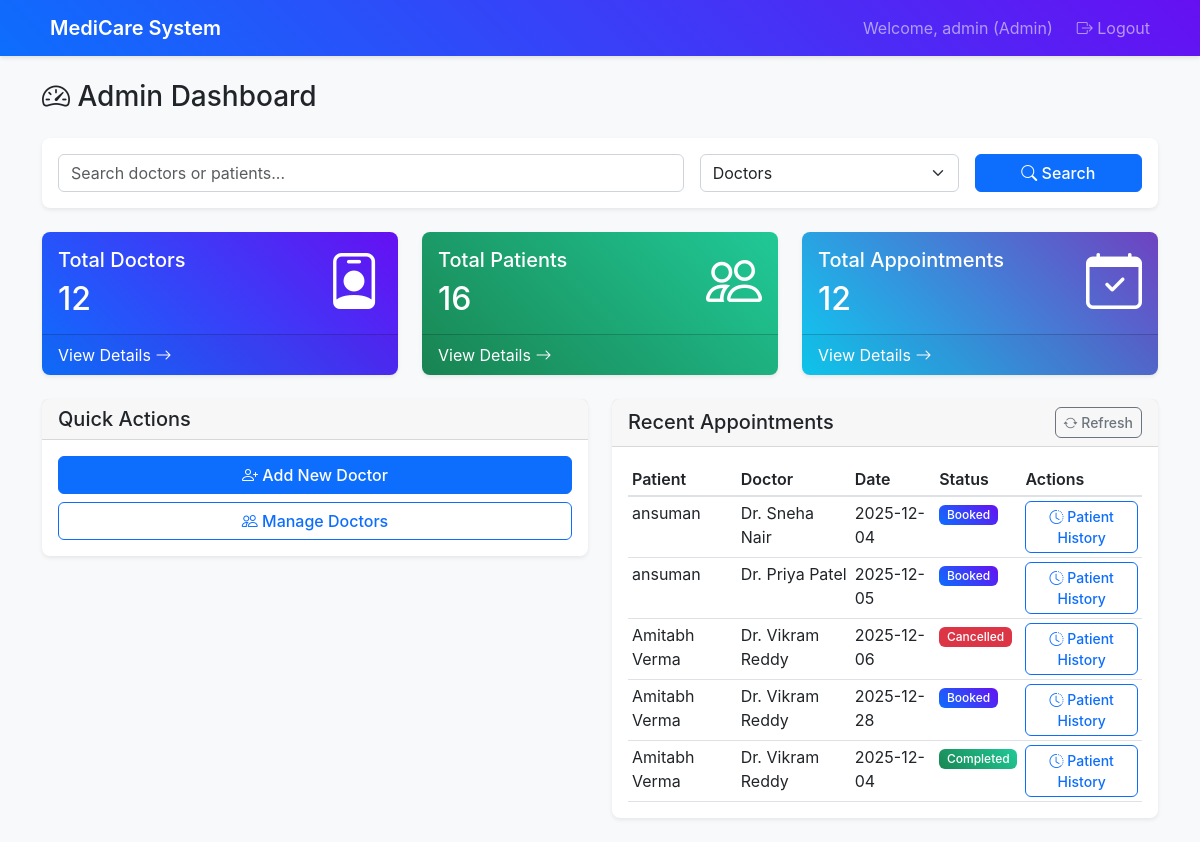
The page /admin/dashboard (signed in) on the database its author committed.
### app.py (models this page shows)
class Patient(db.Model):
    __tablename__ = 'patients'
    id: Mapped[int] = mapped_column(primary_key=True)
    user_id: Mapped[int] = mapped_column(db.ForeignKey('users.id'), nullable=False)
    name: Mapped[str] = mapped_column(nullable=False)
    phone: Mapped[str] = mapped_column()
    address: Mapped[str] = mapped_column()
    created_at: Mapped[datetime] = mapped_column(default=datetime.utcnow)
    user = db.relationship('User', back_populates='patient')
    appointments = db.relationship('Appointment', back_populates='patient')

class Doctor(db.Model):
    __tablename__ = 'doctors'
    id: Mapped[int] = mapped_column(primary_key=True)
    user_id: Mapped[int] = mapped_column(db.ForeignKey('users.id'), nullable=False)
    name: Mapped[str] = mapped_column(nullable=False)
    specialization: Mapped[str] = mapped_column(nullable=True)
    phone: Mapped[str] = mapped_column(nullable=True)
    availability_days: Mapped[str] = mapped_column(nullable=True)
    availability_hours: Mapped[str] = mapped_column(nullable=True)
    availability_slots: Mapped[str] = mapped_column(nullable=True)
    created_at: Mapped[datetime] = mapped_column(default=datetime.utcnow)
    user = db.relationship('User', back_populates='doctor')
    appointments = db.relationship('Appointment', back_populates='doctor')

class Appointment(db.Model):
    __tablename__ = 'appointments'
    id: Mapped[int] = mapped_column(primary_key=True)
    patient_id: Mapped[int] = mapped_column(db.ForeignKey('patients.id'), nullable=False)
    doctor_id: Mapped[int] = mapped_column(db.ForeignKey('doctors.id'), nullable=False)
    appointment_date: Mapped[date] = mapped_column(nullable=False)
    appointment_time: Mapped[str] = mapped_column(nullable=False)
    status: Mapped[str] = mapped_column(default='booked')  # booked, completed, cancelled
    created_at: Mapped[datetime] = mapped_column(default=datetime.utcnow)
    patient = db.relationship('Patient', back_populates='appointments')
    doctor = db.relationship('Doctor', back_populates='appointments')
    treatment = db.relationship('Treatment', back_populates='appointment', uselist=False)

### routes.py (the view)
@app.route('/admin/dashboard')
@login_required
@role_required(['admin'])
def admin_dashboard():
    total_doctors = Doctor.query.count()
    total_patients = Patient.query.count()
    total_appointments = Appointment.query.count()
    recent_appointments = db.session.query(
        Appointment,
        Patient.name.label('patient_name'),
        Doctor.name.label('doctor_name')
    ).join(Patient, Appointment.patient_id == Patient.id)\
     .join(Doctor, Appointment.doctor_id == Doctor.id)\
     .filter(Appointment.status.in_(['booked', 'completed', 'cancelled']))\
     .order_by(Appointment.created_at.desc())\
     .limit(10).all()
    return render_template('admin_dashboard.html',
                         total_doctors=total_doctors,
                         total_patients=total_patients,
                         total_appointments=total_appointments,
                         recent_appointments=recent_appointments)

### routes.py (called while the page is built)
def login_required(f):
    @wraps(f)
    def decorated_function(*args, **kwargs):
        if 'user_id' not in session:
            return redirect(url_for('login'))
        return f(*args, **kwargs)
    return decorated_function

def role_required(roles):
    def decorator(f):
        @wraps(f)
        def decorated_function(*args, **kwargs):
            if 'user_role' not in session or session['user_role'] not in roles:
                flash('Access denied. Insufficient permissions.', 'error')
                return redirect(url_for('login'))
            return f(*args, **kwargs)
        return decorated_function
    return decorator

### templates/admin_dashboard.html (shortened to what this page needs)
{% extends "base.html" %}
{% block content %}
<div class="row">
    <div class="col-12">
        <h1 class="h3 mb-4">
            <i class="bi bi-speedometer2"></i> Admin Dashboard
        </h1>
    </div>
</div>
<div class="row mb-4">
    <div class="col-12">
        <div class="card">
            <div class="card-body">
                <form method="GET" action="{{ url_for('admin_search') }}" class="row g-3">
                    <div class="col-md-7">
                        <input type="text" class="form-control" name="q" placeholder="Search doctors or patients..." required>
                    </div>
                    <div class="col-md-3">
                        <select name="type" class="form-select">
                            <option value="doctors">Doctors</option>
                        </select>
                    </div>
                    <div class="col-md-2">
                        <button type="submit" class="btn btn-primary w-100">
                            <i class="bi bi-search"></i> Search
                        </button>
                    </div>
                </form>
            </div>
        </div>
    </div>
</div>
<div class="row">
    <div class="col-md-4 mb-4">
        <div class="card bg-primary text-white">
            <div class="card-body">
                <div class="row align-items-center">
                    <div class="col">
                        <h5 class="card-title">Total Doctors</h5>
                        <h2 class="mb-0">{{ total_doctors }}</h2>
                    </div>
                    <div class="col-auto">
                        <i class="bi bi-person-badge display-4"></i>
                    </div>
                </div>
            </div>
            <div class="card-footer">
                <a href="{{ url_for('manage_doctors') }}" class="text-white text-decoration-none">
                    View Details <i class="bi bi-arrow-right"></i>
                </a>
            </div>
        </div>
    </div>
    <div class="col-md-4 mb-4">
        <div class="card bg-success text-white">
            <div class="card-body">
                <div class="row align-items-center">
                    <div class="col">
                        <h5 class="card-title">Total Patients</h5>
                        <h2 class="mb-0">{{ total_patients }}</h2>
                    </div>
                    <div class="col-auto">
                        <i class="bi bi-people display-4"></i>
                    </div>
                </div>
            </div>
            <div class="card-footer">
                <a href="{{ url_for('manage_patients') }}" class="text-white text-decoration-none">
                    View Details <i class="bi bi-arrow-right"></i>
                </a>
            </div>
        </div>
    </div>
    <div class="col-md-4 mb-4">
        <div class="card bg-info text-white">
            <div class="card-body">
                <div class="row align-items-center">
                    <div class="col">
                        <h5 class="card-title">Total Appointments</h5>
                        <h2 class="mb-0">{{ total_appointments }}</h2>
                    </div>
                    <div class="col-auto">
                        <i class="bi bi-calendar-check display-4"></i>
                    </div>
                </div>
            </div>
            <div class="card-footer">
                <a href="{{ url_for('admin_appointments') }}" class="text-white text-decoration-none">
                    View Details <i class="bi bi-arrow-right"></i>
                </a>
            </div>
        </div>
    </div>
</div>
<div class="row">
    <div class="col-md-6 mb-4">
        <div class="card">
            <div class="card-header">
                <h5 class="mb-0">Quick Actions</h5>
            </div>
            <div class="card-body">
                <div class="d-grid gap-2">
                    <a href="{{ url_for('add_doctor') }}" class="btn btn-primary">
                        <i class="bi bi-person-plus"></i> Add New Doctor
                    </a>
                    <a href="{{ url_for('manage_doctors') }}" class="btn btn-outline-primary">
                        <i class="bi bi-people"></i> Manage Doctors
                    </a>
                </div>
            </div>
        </div>
    </div>
    <div class="col-md-6 mb-4">
        <div class="card">
            <div class="card-header d-flex justify-content-between align-items-center">
                <h5 class="mb-0">Recent Appointments</h5>
                <button class="btn btn-sm btn-outline-secondary" onclick="updateRecentAppointments()">
                    <i class="bi bi-arrow-repeat"></i> Refresh
                </button>
            </div>
            <div class="card-body">
                {% if recent_appointments %}
                <div class="table-responsive">
                    <table class="table table-sm" id="recent-appointments-table">
                        <thead>
                            <tr>
                                <th>Patient</th>
                                <th>Doctor</th>
                                <th>Date</th>
                                <th>Status</th>
                                <th>Actions</th>
                            </tr>
                        </thead>
                        <tbody>
                            {% for appointment_tuple in recent_appointments[:5] %}
                            {% set appointment = appointment_tuple[0] %}
                            {% set patient_name = appointment_tuple[1] %}
                            {% set doctor_name = appointment_tuple[2] %}
                            <tr>
                                <td>{{ patient_name }}</td>
                                <td>{{ doctor_name }}</td>
                                <td>{{ appointment.appointment_date }}</td>
                                <td>
                                    <span class="badge bg-{{ 'success' if appointment.status == 'completed' else 'primary' if appointment.status == 'booked' else 'danger' if appointment.status == 'cancelled' else 'secondary' }}">
                                        {{ appointment.status.title() }}
                                    </span>
                                </td>
                                <td>
                                    <a href="{{ url_for('admin_patient_history', patient_id=appointment.patient_id) }}" class="btn btn-sm btn-outline-primary">
                                        <i class="bi bi-clock-history"></i> Patient History
                                    </a>
                                </td>
                            </tr>
                            {% endfor %}
                        </tbody>
                    </table>
                </div>
                {% else %}
                <p class="text-muted">No appointments found</p>
                {% endif %}
            </div>
        </div>
    </div>
</div>
{% endblock %}

### static/style.css (style rules this page uses)
:root { --primary-color: #0d6efd; --success-color: #198754; --info-color: #0dcaf0; --warning-color: #ffc107; --danger-color: #dc3545; --light-color: #f8f9fa; --dark-color: #212529; }
body { background-color: #f8f9fa; font-family: -apple-system, BlinkMacSystemFont, 'Segoe UI', Roboto, sans-serif; }
.card { border: none; box-shadow: 0 0.125rem 0.25rem rgba(0, 0, 0, 0.075); border-radius: 0.5rem; transition: box-shadow 0.15s ease-in-out; }
.card-header { background-color: rgba(0, 0, 0, 0.03); border-bottom: 1px solid rgba(0, 0, 0, 0.125); font-weight: 500; }
.btn { border-radius: 0.375rem; font-weight: 500; transition: all 0.15s ease-in-out; }
.btn-primary { background-color: var(--primary-color); border-color: var(--primary-color); }
.form-control, .form-select { border-radius: 0.375rem; border: 1px solid #ced4da; transition: border-color 0.15s ease-in-out, box-shadow 0.15s ease-in-out; }
.badge { font-weight: 500; border-radius: 0.375rem; }
.table { margin-bottom: 0; }
.table th { font-weight: 600; color: var(--dark-color); border-bottom: 2px solid #dee2e6; }
.bg-primary { background: linear-gradient(45deg, #0d6efd, #6610f2) !important; }
.bg-success { background: linear-gradient(45deg, #198754, #20c997) !important; }
.bg-info { background: linear-gradient(45deg, #0dcaf0, #6f42c1) !important; }
.card, .alert { animation: fadeInUp 0.5s ease-out; }

### rows shown on the page
Appointment: appointment_date "2025-12-04", status "Booked"
Patient: name "ansuman"
Doctor: name "Dr. Sneha Nair"
Appointment: appointment_date "2025-12-05", status "Booked"
Doctor: name "Dr. Priya Patel"
Appointment: appointment_date "2025-12-06", status "Cancelled"
Patient: name "Amitabh Verma"
Doctor: name "Dr. Vikram Reddy"
Appointment: appointment_date "2025-12-28", status "Booked"
Appointment: appointment_date "2025-12-04", status "Completed"

### other values the page prints
{{ session.username }} "admin"
{{ session.user_role.title() }} "Admin"
{{ total_doctors }} "12"
{{ total_patients }} "16"
{{ total_appointments }} "12"
